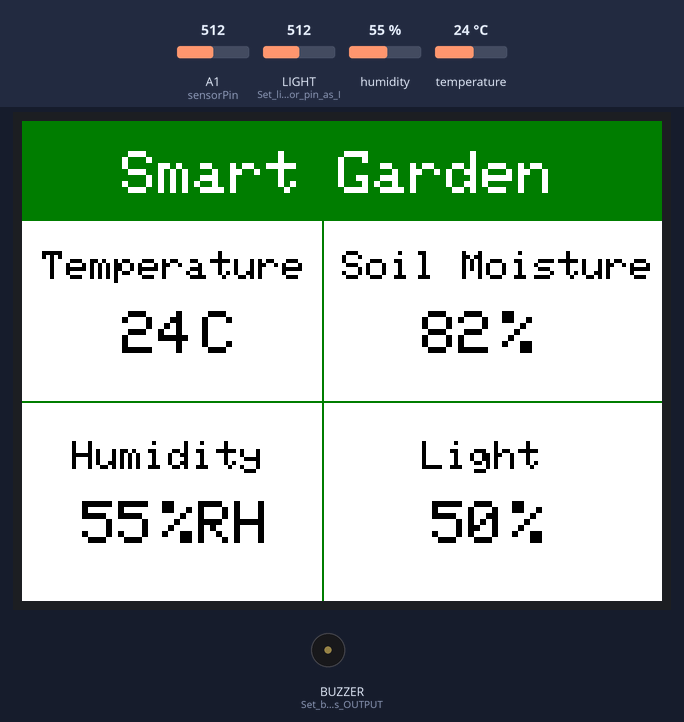
Bench run of a sketch on a simulated Seeed Wio Terminal. Shown: 320×240 colour display, buzzer (waves = sounding, pin HIGH). The test bench sets the inputs (shaded band); at power-on: A1 (sensorPin) = 512, humidity 55 %, LIGHT (Set_light_sensor_pin_as_I) = 512, temperature 24 °C.

Above: at 1.3 s.
1.4 s: A1 (sensorPin) set to 702
At 1.9 s:
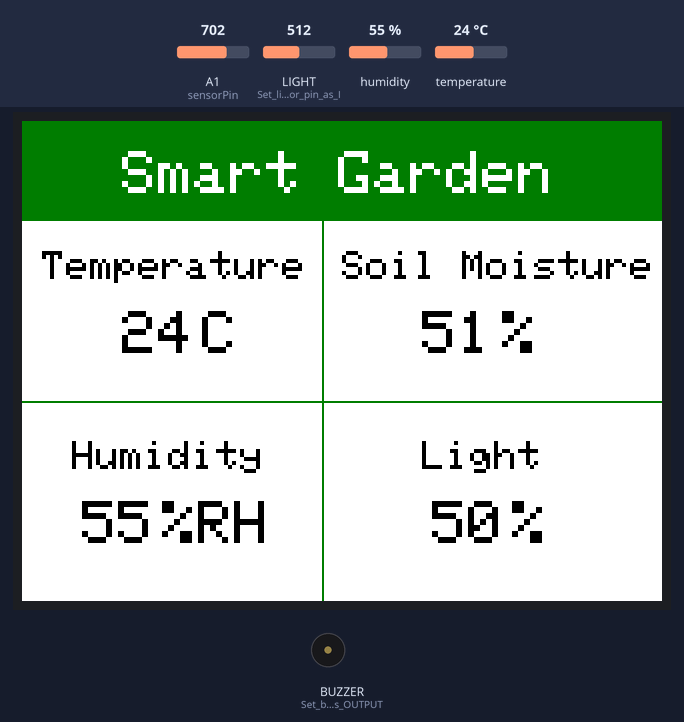
3.1 s: A1 (sensorPin) set to 724
At 4.0 s:
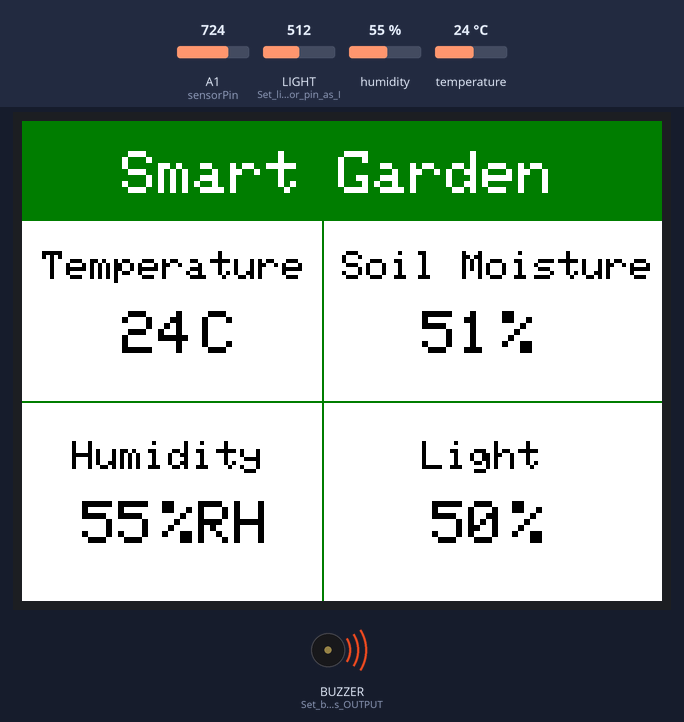
8.0 s: A1 (sensorPin) set to 306
At 10.0 s:
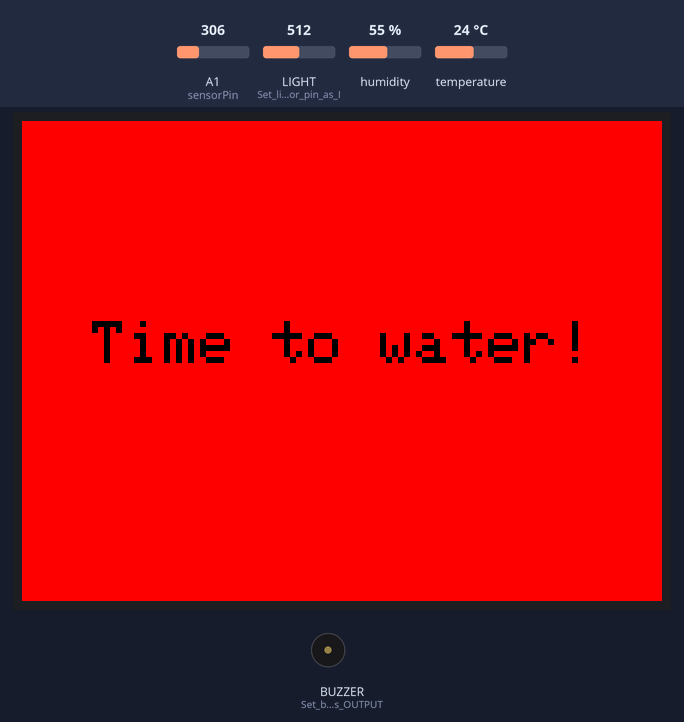
11.9 s: humidity set to 22 %
At 13.0 s:
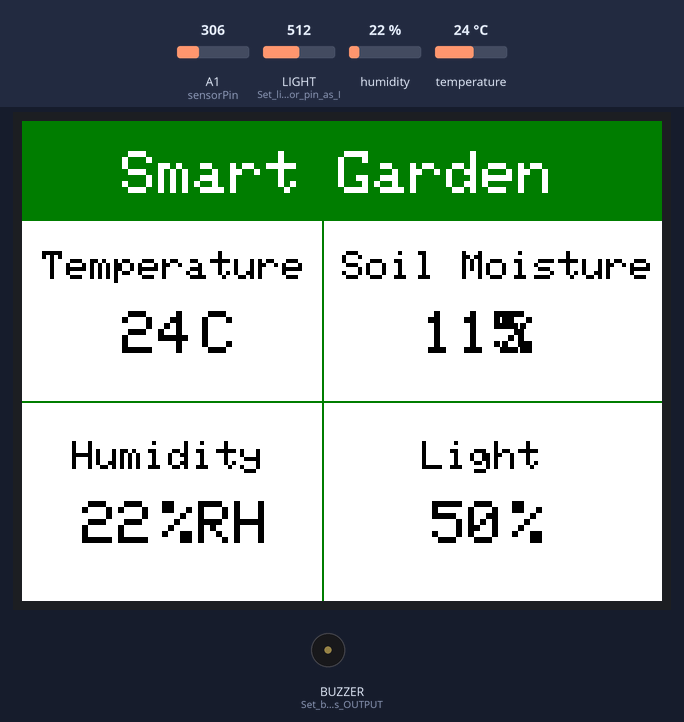
14.1 s: LIGHT (Set_light_sensor_pin_as_I) set to 716
At 14.8 s:
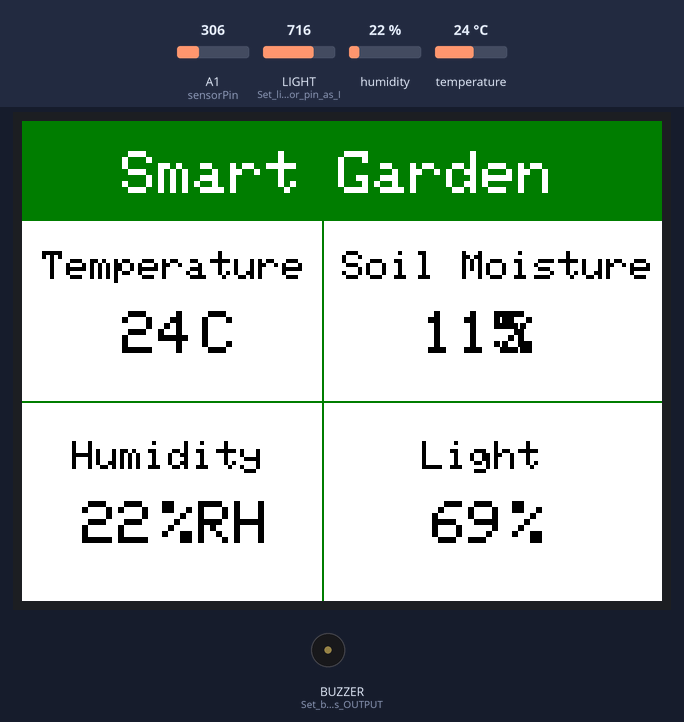
15.8 s: temperature set to 12 °C
At 18.1 s:
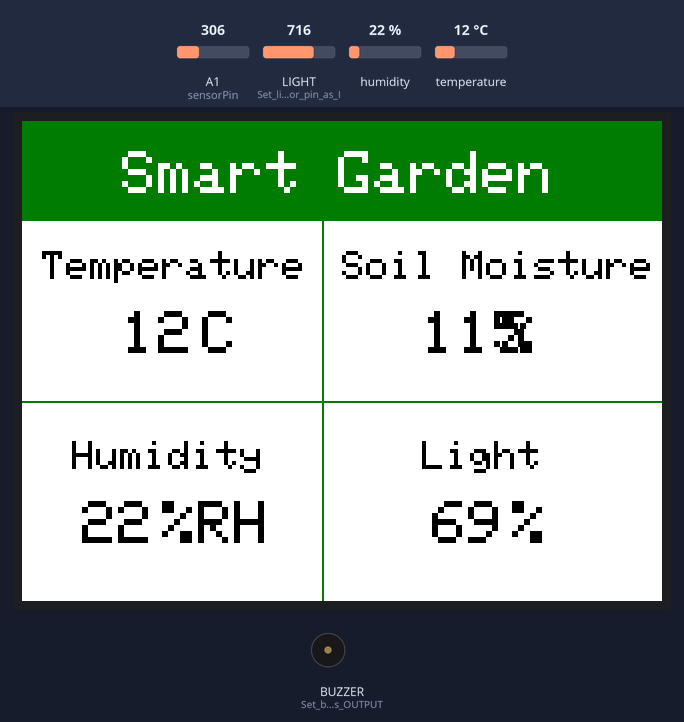
Timing chart, 0 to 19.6 s (numbered marks = the images above; inputs shaded):
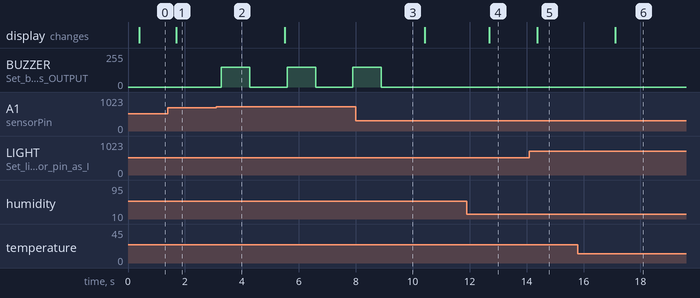

Measured:
- the behaviour switches between 711 and 712 on A1 (sensorPin) (found by bisection; images 1 and 2)
- after the input at 1.4 s, the display: changes after 0.29 s (image 1)
- after the input at 3.1 s, BUZZER (Set_buzzer_pin_as_OUTPUT): alternates 150/255 for 1.0 s and 0/255 for 1.3 s, starting after 0.18 s
- after the input at 8.0 s, BUZZER (Set_buzzer_pin_as_OUTPUT): goes on until 8.9 s, then stays 0/255
- after the input at 11.9 s, the display: changes after 0.79 s (image 4)
- after the input at 14.1 s, the display: changes after 0.28 s (image 5)
- after the input at 15.8 s, the display: changes after 1.3 s (image 6)

The sketch:

Smart_Garden.ino
```cpp
//Libraries
#include "TFT_eSPI.h" //TFT LCD library
#include "DHT.h" // DHT library

//Definitions
#define DHTPIN 0 //Define signal pin of DHT sensor
// #define DHTPIN PIN_WIRE_SCL //Use I2C port as Digital Port */
#define DHTTYPE DHT11 //Define DHT sensor type

//Initializations
DHT dht(DHTPIN, DHTTYPE); //Initializing DHT sensor
TFT_eSPI tft; //Initializing TFT LCD
TFT_eSprite spr = TFT_eSprite(&tft); //Initializing buffer

//Soil Moisture Sensor definitions
int sensorPin = A1; //Define variable to store soil moisture sensor pin
int sensorValue = 0; //Define variable to store soil moisture sensor value

void setup() {
  Serial.begin(9600); //Start serial communication

  pinMode(WIO_LIGHT, INPUT); //Set light sensor pin as INPUT
  pinMode(WIO_BUZZER, OUTPUT); //Set buzzer pin as OUTPUT

  dht.begin(); //Start DHT sensor
  tft.begin(); //Start TFT LCD
  tft.setRotation(3); //Set TFT LCD rotation
  spr.createSprite(TFT_HEIGHT,TFT_WIDTH); //Create buffer
}

void loop() {
  int t = dht.readTemperature(); //Assign variable to store temperature
  int h = dht.readHumidity(); //Assign variable to store humidity
  int light = analogRead(WIO_LIGHT); //Assign variable to store light sensor values

  //Setting the title header
  spr.fillSprite(TFT_WHITE); //Fill background with white color
  spr.fillRect(0,0,320,50,TFT_DARKGREEN); //Rectangle fill with dark green
  spr.setTextColor(TFT_WHITE); //Setting text color
  spr.setTextSize(3); //Setting text size
  spr.drawString("Smart Garden",50,15); //Drawing a text string

  spr.drawFastVLine(150,50,190,TFT_DARKGREEN); //Drawing verticle line
  spr.drawFastHLine(0,140,320,TFT_DARKGREEN); //Drawing horizontal line

  //Setting temperature
  spr.setTextColor(TFT_BLACK);
  spr.setTextSize(2);
  spr.drawString("Temperature",10,65);
  spr.setTextSize(3);
  spr.drawNumber(t,50,95); //Display temperature values
  spr.drawString("C",90,95);

  //Setting humidity
  spr.setTextSize(2);
  spr.drawString("Humidity",25,160);
  spr.setTextSize(3);
  spr.drawNumber(h,30,190); //Display humidity values
  spr.drawString("%RH",70,190);

  //Setting soil moisture
  sensorValue = analogRead(sensorPin); //Store sensor values
  sensorValue = map(sensorValue,1023,400,0,100); //Map sensor values
  spr.setTextSize(2);
  spr.drawString("Soil Moisture",160,65);
  spr.setTextSize(3);
  spr.drawNumber(sensorValue,200,95); //Display sensor values as percentage
  spr.drawString("%",240,95);

  //Setting light
  spr.setTextSize(2);
  spr.drawString("Light",200,160);
  spr.setTextSize(3);
  light = map(light,0,1023,0,100); //Map sensor values
  spr.drawNumber(light,205,190); //Display sensor values as percentage
  spr.drawString("%",245,190);

  //Condition for low soil moisture
  if(sensorValue < 50){
    spr.fillSprite(TFT_RED);
    spr.drawString("Time to water!",35,100);
    analogWrite(WIO_BUZZER, 150); //beep the buzzer
    delay(1000);
    analogWrite(WIO_BUZZER, 0); //Silence the buzzer
    delay(1000);
  }

  spr.pushSprite(0,0); //Push to LCD
  delay(50);


}
```
